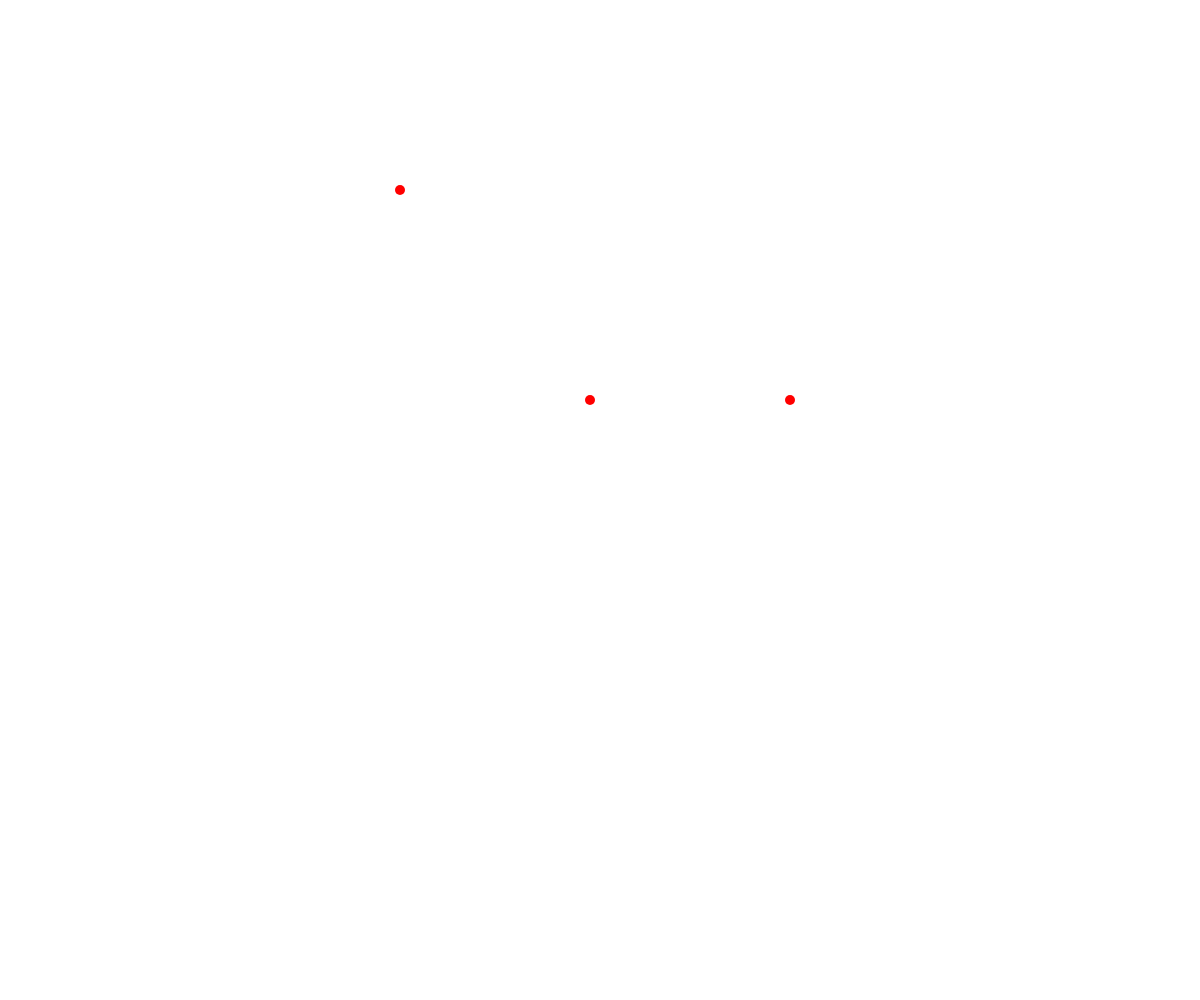
Frame 1 (no input)
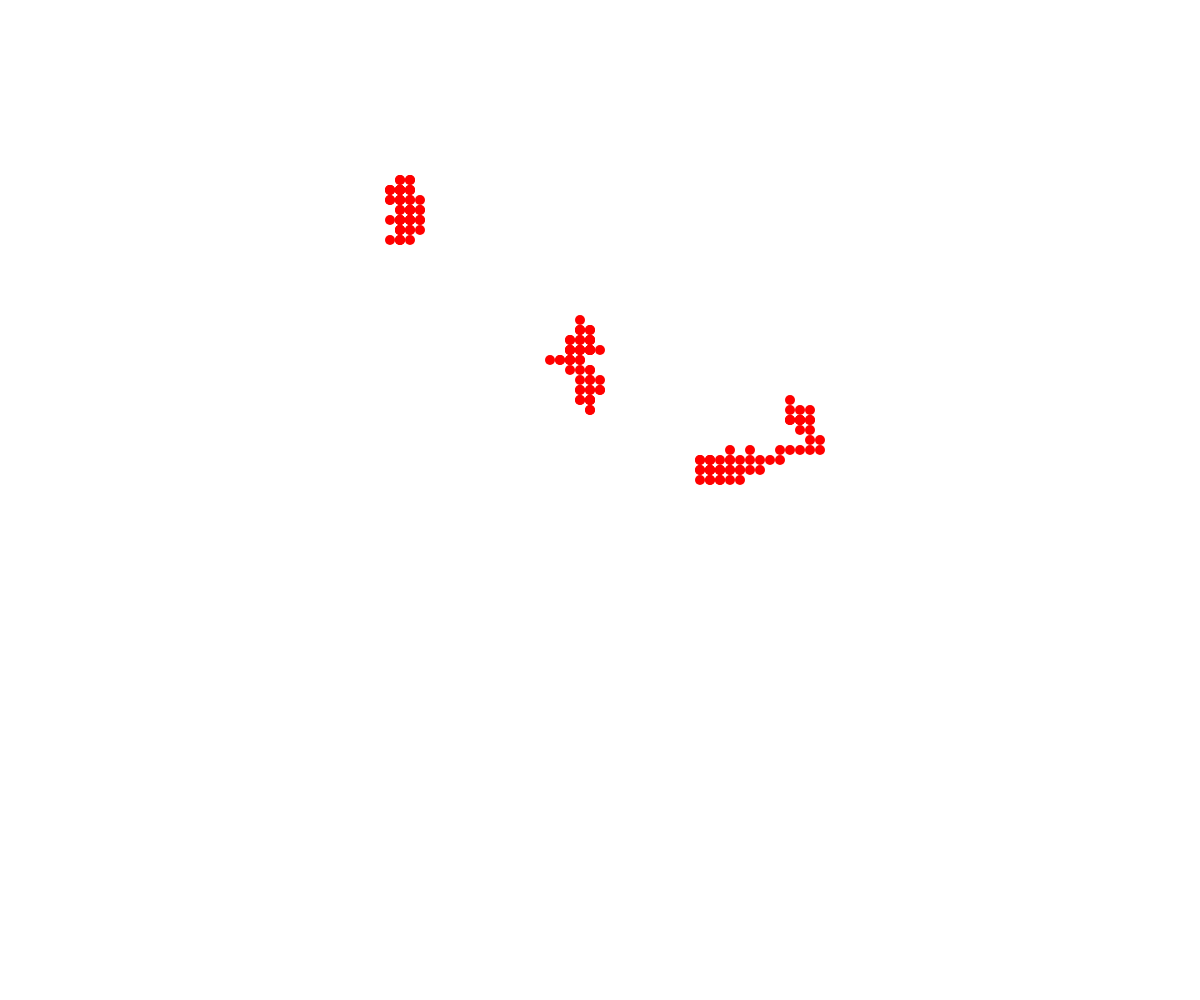
Frame 60 (no input)
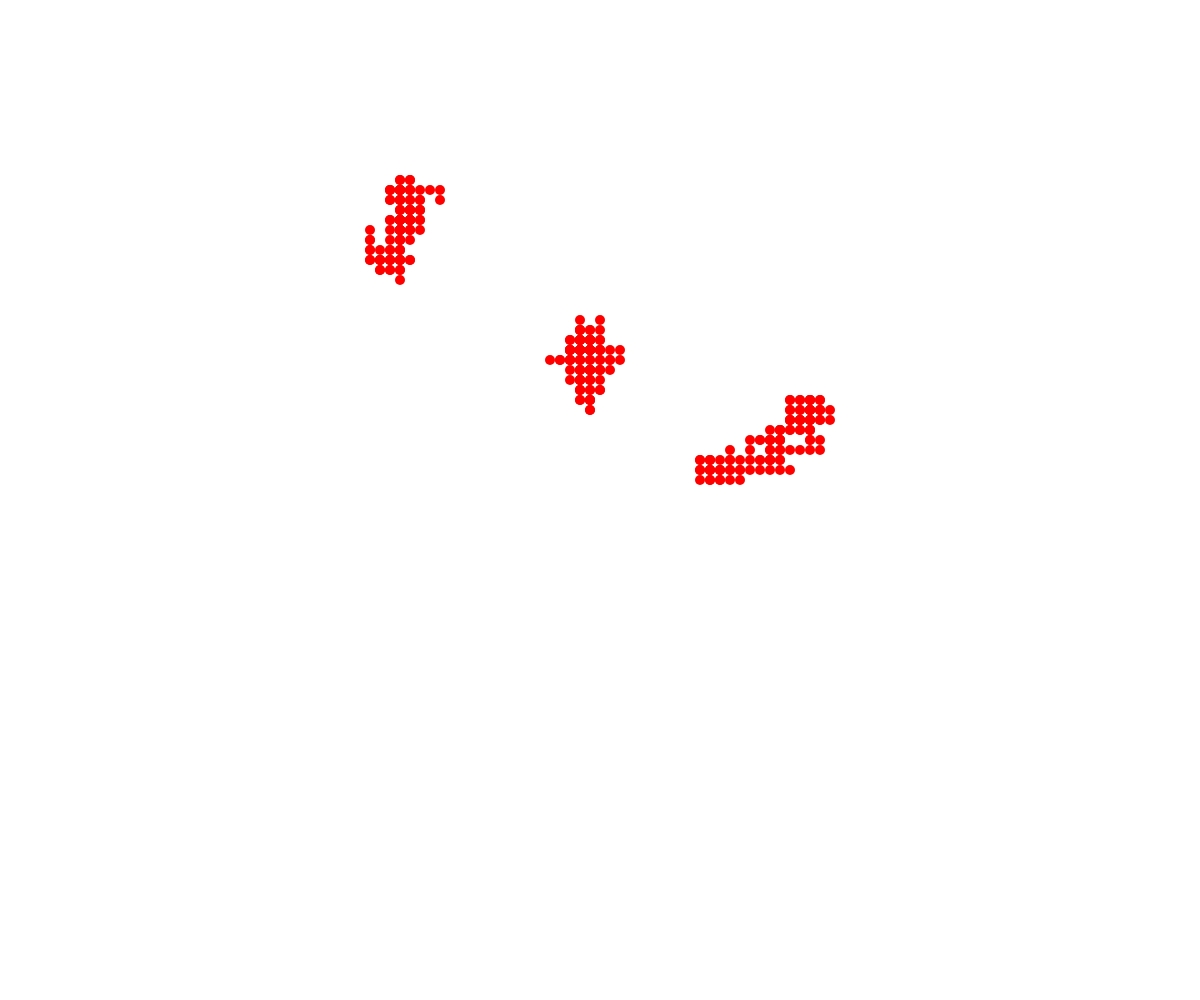
Frame 120 (the mouse pressed at the canvas centre since frame 60)

The p5.js sketch that drew these frames (run headless with seeded random() and noise() and a simulated clock; from frame 60 on, the mouse is pressed at the canvas centre):

// p5.js sketch
// ── sketch.js
// OOP walker demo

class Walker {
  constructor(x, y, color){
    this.x = x;
    this.y = y;
    this.color = color;
    this.speed = 10;
    this.size = 10;
  }
  
  display() {
    noStroke();
    fill(this.color);
    circle(this.x, this.y, this.size);
  }

  move(){
    let choice = random(100);
    if (choice < 25){
      //up
      this.y -= this.speed;
    }
    else if (choice < 50){
      //down
      this.y += this.speed;
    }
    else if (choice < 75){
      //down
      this.x -= this.speed;
    }
    else {
      // right
      this.x += this.speed;
    }
  }
}

let kevin;
let wasi;
let w1;
let w2;
let w3;

function setup() {
  createCanvas(windowWidth, windowHeight);
  kevin = new Walker(400, 200,  "red");
  wasi = new Walker(600,400, "red");
  w1 = new Walker(800,400, "red");
}

function draw() {
  wasi.move();
  kevin.move();
  w1.move();

  kevin.display();
  wasi.display();
  w1.display();
  
}
